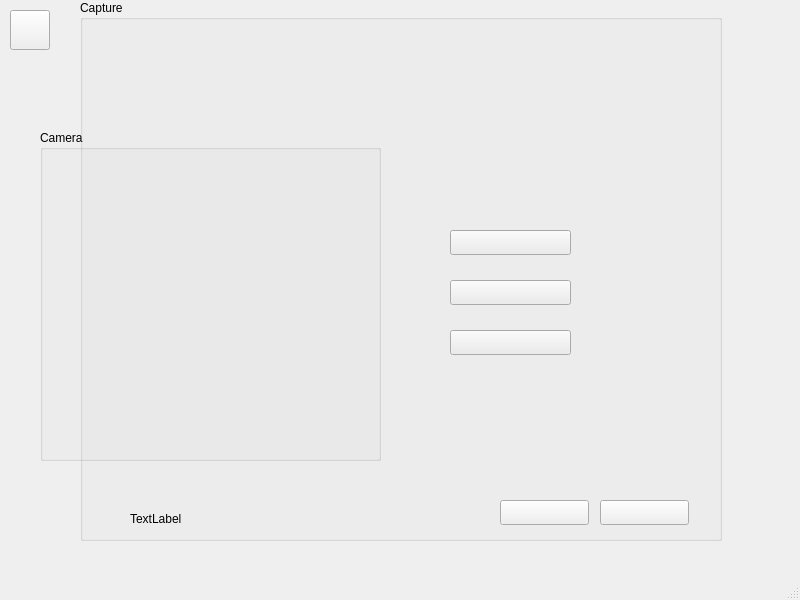
<?xml version="1.0" encoding="UTF-8"?>
<ui version="4.0">
 <class>putWindow</class>
 <widget class="QMainWindow" name="putWindow">
  <property name="geometry">
   <rect>
    <x>0</x>
    <y>0</y>
    <width>800</width>
    <height>600</height>
   </rect>
  </property>
  <property name="windowTitle">
   <string>put</string>
  </property>
  <widget class="QWidget" name="centralwidget">
   <widget class="QPushButton" name="ToMain3">
    <property name="geometry">
     <rect>
      <x>10</x>
      <y>10</y>
      <width>40</width>
      <height>40</height>
     </rect>
    </property>
    <property name="text">
     <string/>
    </property>
   </widget>
   <widget class="QGroupBox" name="groupBox">
    <property name="geometry">
     <rect>
      <x>40</x>
      <y>130</y>
      <width>341</width>
      <height>331</height>
     </rect>
    </property>
    <property name="title">
     <string>Camera</string>
    </property>
    <widget class="QLabel" name="label">
     <property name="geometry">
      <rect>
       <x>10</x>
       <y>60</y>
       <width>320</width>
       <height>240</height>
      </rect>
     </property>
     <property name="text">
      <string/>
     </property>
    </widget>
   </widget>
   <widget class="QPushButton" name="noneButton">
    <property name="geometry">
     <rect>
      <x>450</x>
      <y>230</y>
      <width>121</width>
      <height>25</height>
     </rect>
    </property>
    <property name="text">
     <string/>
    </property>
   </widget>
   <widget class="QPushButton" name="pubButton">
    <property name="geometry">
     <rect>
      <x>450</x>
      <y>280</y>
      <width>121</width>
      <height>25</height>
     </rect>
    </property>
    <property name="text">
     <string/>
    </property>
   </widget>
   <widget class="QGroupBox" name="groupBox_2">
    <property name="geometry">
     <rect>
      <x>80</x>
      <y>0</y>
      <width>642</width>
      <height>541</height>
     </rect>
    </property>
    <property name="title">
     <string>Capture</string>
    </property>
    <widget class="QLabel" name="label_2">
     <property name="geometry">
      <rect>
       <x>0</x>
       <y>20</y>
       <width>640</width>
       <height>480</height>
      </rect>
     </property>
     <property name="text">
      <string/>
     </property>
    </widget>
    <widget class="QLabel" name="label_3">
     <property name="geometry">
      <rect>
       <x>50</x>
       <y>510</y>
       <width>321</width>
       <height>17</height>
      </rect>
     </property>
     <property name="text">
      <string>TextLabel</string>
     </property>
    </widget>
    <widget class="QPushButton" name="retake_button">
     <property name="geometry">
      <rect>
       <x>420</x>
       <y>500</y>
       <width>89</width>
       <height>25</height>
      </rect>
     </property>
     <property name="text">
      <string/>
     </property>
    </widget>
    <widget class="QPushButton" name="save_button">
     <property name="geometry">
      <rect>
       <x>520</x>
       <y>500</y>
       <width>89</width>
       <height>25</height>
      </rect>
     </property>
     <property name="text">
      <string/>
     </property>
    </widget>
   </widget>
   <widget class="QPushButton" name="hangButton">
    <property name="geometry">
     <rect>
      <x>450</x>
      <y>330</y>
      <width>121</width>
      <height>25</height>
     </rect>
    </property>
    <property name="text">
     <string/>
    </property>
   </widget>
   <zorder>hangButton</zorder>
   <zorder>pubButton</zorder>
   <zorder>noneButton</zorder>
   <zorder>ToMain3</zorder>
   <zorder>groupBox</zorder>
   <zorder>groupBox_2</zorder>
  </widget>
  <widget class="QMenuBar" name="menubar">
   <property name="geometry">
    <rect>
     <x>0</x>
     <y>0</y>
     <width>800</width>
     <height>28</height>
    </rect>
   </property>
  </widget>
  <widget class="QStatusBar" name="statusbar"/>
 </widget>
 <resources/>
 <connections/>
</ui>
